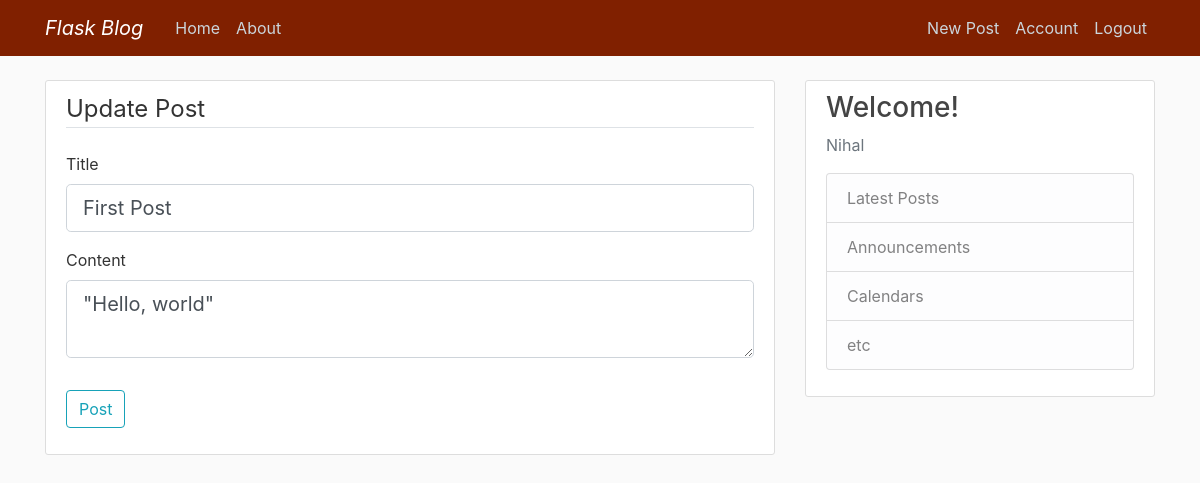
Screenshot of /post/1/update (signed in) with the database file from the repository.
### flaskblog/models.py (models this page shows, shortened)
class Post(db.Model):
    id = db.Column(db.Integer, primary_key=True)
    title = db.Column(db.String(100), nullable=False)
    date_posted = db.Column(db.DateTime, nullable=False, default=datetime.utcnow)
    content = db.Column(db.Text, nullable=False)
    user_id = db.Column(db.Integer, db.ForeignKey('user.id'), nullable=False)

class User(db.Model, UserMixin):
    id = db.Column(db.Integer, primary_key=True)
    username = db.Column(db.String(20), unique=True, nullable=False)
    email = db.Column(db.String(120), unique=True, nullable=False)
    image_file = db.Column(db.String(20), nullable=False, default='default.jpg')
    password = db.Column(db.String(60), nullable=False)
    posts = db.relationship('Post', backref='author', lazy=True)

### flaskblog/posts/routes.py (the view)
@posts.route("/post/<int:post_id>/update", methods=['GET', 'POST'])
@login_required
def update_post(post_id):
    post = Post.query.get_or_404(post_id)
    if post.author != current_user:
        abort(403)
    form = PostForm()
    if form.validate_on_submit():
        post.title = form.title.data
        post.content = form.content.data
        db.session.commit()
        flash('Your post has been updated!', 'success')
        return redirect(url_for('posts.post', post_id=post.id))
    elif request.method == 'GET':
        form.title.data = post.title
        form.content.data = post.content
    return render_template('create_post.html', title='Update Post',
                           form=form, legend='Update Post')

### flaskblog/posts/forms.py
class PostForm(FlaskForm):
    title = StringField('Title', validators=[DataRequired()])
    content = TextAreaField('Content', validators=[DataRequired()])
    submit = SubmitField('Post')

### flaskblog/models.py (called while the page is built)
@login_manager.user_loader
def load_user(user_id):
    return User.query.get(int(user_id))

### flaskblog/templates/create_post.html (shortened to what this page needs)
{% extends "layout.html" %}
{% block content %}
<div class="content-section">
    <form method="POST" action="">
        <fieldset class="form-group">
            <legend class="border-bottom mb-4">{{ legend }}</legend>
            <div class="form-group">
                {{ form.title.label(class="form-control-label") }}
                {% if form.title.errors %}
                    {{ form.title(class="form-control form-control-lg is-invalid") }}
                    <div class="invalid-feedback">
                        {% for error in form.title.errors %}
                            <span>{{ error }}</span>
                        {% endfor %}
                    </div>
                {% else %}
                    {{ form.title(class="form-control form-control-lg") }}
                {% endif %}
            </div>
            <div class="form-group">
                {{ form.content.label(class="form-control-label") }}
                {% if form.content.errors %}
                    {{ form.content(class="form-control form-control-lg is-invalid") }}
                    <div class="invalid-feedback">
                        {% for error in form.content.errors %}
                            <span>{{ error }}</span>
                        {% endfor %}
                    </div>
                {% else %}
                    {{ form.content(class="form-control form-control-lg") }}
                {% endif %}
            </div>
        </fieldset>
        <div class="form-group">
            {{ form.submit(class="btn btn-outline-info") }}
        </div>
    </form>
</div>
{% endblock content %}

### flaskblog/templates/layout.html (shortened to what this page needs)
<!DOCTYPE html>
<html>
<head>
    <link rel="stylesheet" href="https://maxcdn.bootstrapcdn.com/bootstrap/4.0.0/css/bootstrap.min.css">
    <link rel="stylesheet" type="text/css" href="{{ url_for('static', filename='main.css') }}">
</head>
<body>
    <header class="site-header">
      <nav class="navbar navbar-expand-md navbar-dark fixed-top" style="background-color: #802000;" >
        <div class="container">
          <a class="navbar-brand font-italic mr-4" href="/">Flask Blog</a>
          <div class="collapse navbar-collapse" id="navbarToggle">
            <div class="navbar-nav mr-auto">
              <a class="nav-item nav-link" href="{{ url_for('main.home') }}">Home</a>
              <a class="nav-item nav-link" href="{{ url_for('main.about') }}">About</a>
            </div>
            <div class="navbar-nav">
              {% if current_user.is_authenticated %}
                <a class="nav-item nav-link" href="{{ url_for('posts.new_post') }}">New Post</a>
                <a class="nav-item nav-link" href="{{ url_for('users.account') }}">Account</a>
                <a class="nav-item nav-link" href="{{ url_for('users.logout') }}">Logout</a>
              {% else %}
                <a class="nav-item nav-link" href="{{ url_for('users.login') }}">Login</a>
                <a class="nav-item nav-link" href="{{ url_for('users.register') }}">Register</a>
              {% endif %}
            </div>
          </div>
        </div>
      </nav>
    </header>
    <main role="main" class="container">
      <div class="row">
        <div class="col-md-8">
          {% block content %}{% endblock %}
        </div>
        <div class="col-md-4">
          <div class="content-section">
            <h3>Welcome!</h3>
            <p class='text-muted'>
              {% if current_user.is_authenticated %}
              {{ current_user.username }}
              {% else %}
              Feel free to register, and start posting!
              {% endif %}
              <ul class="list-group">
                <li class="list-group-item list-group-item-light">Latest Posts</li>
                <li class="list-group-item list-group-item-light">Announcements</li>
                <li class="list-group-item list-group-item-light">Calendars</li>
                <li class="list-group-item list-group-item-light">etc</li>
              </ul>
            </p>
          </div>
        </div>
      </div>
    </main>
</body>
</html>

### flaskblog/static/main.css (style rules this page uses)
body { background: #fafafa; color: #333333; margin-top: 5rem; }
h1, h2, h3, h4, h5, h6 { color: #444444; }
.site-header .navbar-nav .nav-link { color: #cbd5db; }
.content-section { background: #ffffff; padding: 10px 20px; border: 1px solid #dddddd; border-radius: 3px; margin-bottom: 20px; }

### rows the page displays
Post: title "First Post", content "\"Hello, world\""
User: username "Nihal"

### other values shown
{{ legend }} "Update Post"
